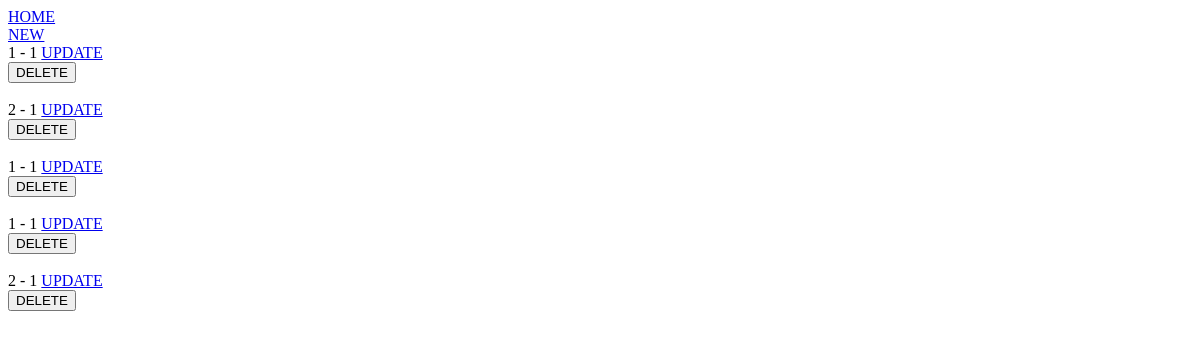
Before: /category/list/ with the older database file.
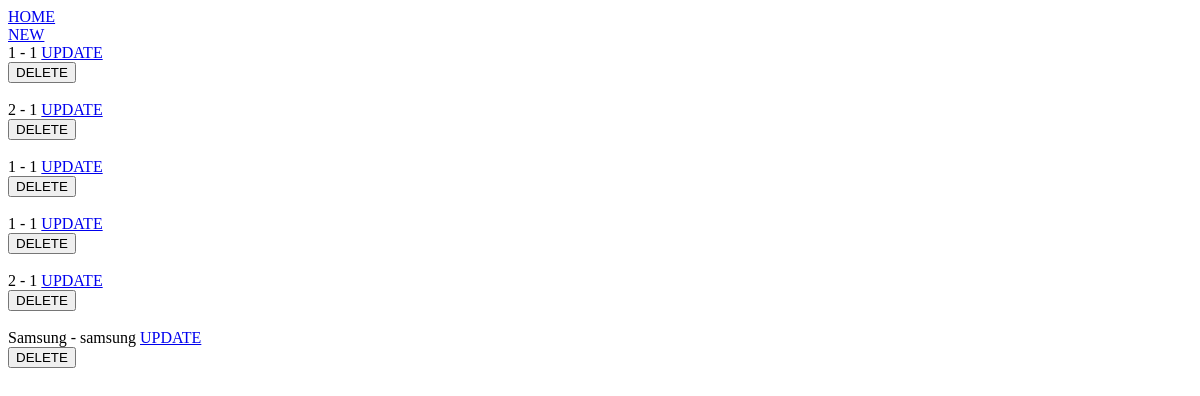
After: the same page with the newer database file.
### core/models.py (models this page shows)
class Category(models.Model):
    title = models.CharField(_("title"), max_length=255)
    label = models.CharField(_("label"), max_length=255)
    image = models.ImageField(_("image"), upload_to="category")
    description = models.TextField(_("description"))
    class Meta:
        verbose_name_plural = _("categories")
    def __str__(self):
        return f'{ self.label } - { self.title }'

### core/views.py (the view)
# urls.py: path('category/list/', CategoryList.as_view(), name='category_list'),
class CategoryList(ListView):
    model = Category
    template_name = 'categories/category_list.html'

### core/templates/categories/category_list.html (shortened to what this page needs)
{% extends "base.html" %}
{% load static %}
{% load i18n %}
{% block content %}
<a href="{% url 'category_add' %}">{% trans "NEW" %}</a> <br>
{% for object in object_list %}
    {{ object }} <a href="{% url 'category_update' object.id%}">{% trans "UPDATE" %}</a>
    <form method="POST" action="{% url 'category_delete' object.id %}">{% csrf_token %}<input type="submit" value="{% trans "DELETE" %}"></form>
    <br>
{% endfor %}
{% endblock content %}

Changed rows visible on the page:
added Category: label+title "Samsung - samsung"
